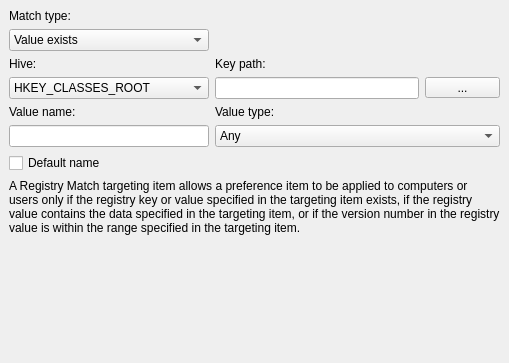
<?xml version="1.0" encoding="UTF-8"?>
<ui version="4.0">
 <class>RegistryMatchWidget</class>
 <widget class="QWidget" name="RegistryMatchWidget">
  <property name="geometry">
   <rect>
    <x>0</x>
    <y>0</y>
    <width>509</width>
    <height>363</height>
   </rect>
  </property>
  <property name="sizePolicy">
   <sizepolicy hsizetype="MinimumExpanding" vsizetype="Preferred">
    <horstretch>0</horstretch>
    <verstretch>0</verstretch>
   </sizepolicy>
  </property>
  <property name="minimumSize">
   <size>
    <width>509</width>
    <height>360</height>
   </size>
  </property>
  <property name="windowTitle">
   <string>Form</string>
  </property>
  <layout class="QGridLayout" name="gridLayout_2">
   <property name="leftMargin">
    <number>0</number>
   </property>
   <property name="topMargin">
    <number>0</number>
   </property>
   <property name="rightMargin">
    <number>0</number>
   </property>
   <property name="bottomMargin">
    <number>0</number>
   </property>
   <item row="0" column="0">
    <widget class="QStackedWidget" name="stackedWidget">
     <property name="minimumSize">
      <size>
       <width>500</width>
       <height>200</height>
      </size>
     </property>
     <property name="currentIndex">
      <number>1</number>
     </property>
     <widget class="QWidget" name="page_1">
      <layout class="QGridLayout" name="gridLayout_3">
       <item row="0" column="0">
        <widget class="QLabel" name="matchLabel_1">
         <property name="sizePolicy">
          <sizepolicy hsizetype="Maximum" vsizetype="Preferred">
           <horstretch>0</horstretch>
           <verstretch>0</verstretch>
          </sizepolicy>
         </property>
         <property name="text">
          <string>Match type:</string>
         </property>
         <property name="buddy">
          <cstring>matchComboBox_2</cstring>
         </property>
        </widget>
       </item>
       <item row="1" column="0">
        <widget class="QComboBox" name="matchComboBox_1">
         <property name="sizePolicy">
          <sizepolicy hsizetype="Fixed" vsizetype="Fixed">
           <horstretch>0</horstretch>
           <verstretch>0</verstretch>
          </sizepolicy>
         </property>
         <property name="minimumSize">
          <size>
           <width>200</width>
           <height>0</height>
          </size>
         </property>
         <property name="currentIndex">
          <number>0</number>
         </property>
         <item>
          <property name="text">
           <string>Key exists</string>
          </property>
         </item>
         <item>
          <property name="text">
           <string>Value exists</string>
          </property>
         </item>
         <item>
          <property name="text">
           <string>Match value data</string>
          </property>
         </item>
         <item>
          <property name="text">
           <string>Get value data</string>
          </property>
         </item>
        </widget>
       </item>
       <item row="2" column="0">
        <widget class="QLabel" name="hiveLabel_1">
         <property name="text">
          <string>Hive:</string>
         </property>
         <property name="buddy">
          <cstring>hiveComboBox_1</cstring>
         </property>
        </widget>
       </item>
       <item row="2" column="1">
        <widget class="QLabel" name="pathLabel_1">
         <property name="text">
          <string>Key path:</string>
         </property>
         <property name="buddy">
          <cstring>pathToolButton_1</cstring>
         </property>
        </widget>
       </item>
       <item row="3" column="0">
        <widget class="QComboBox" name="hiveComboBox_1">
         <property name="minimumSize">
          <size>
           <width>200</width>
           <height>0</height>
          </size>
         </property>
         <item>
          <property name="text">
           <string>HKEY_CLASSES_ROOT</string>
          </property>
         </item>
         <item>
          <property name="text">
           <string>HKEY_CURRENT_USER</string>
          </property>
         </item>
         <item>
          <property name="text">
           <string>HKEY_LOCAL_MACHINE</string>
          </property>
         </item>
         <item>
          <property name="text">
           <string>HKEY_USERS</string>
          </property>
         </item>
         <item>
          <property name="text">
           <string>HKEY_CURRENT_CONFIG</string>
          </property>
         </item>
        </widget>
       </item>
       <item row="3" column="1">
        <widget class="QLineEdit" name="pathLineEdit_1">
         <property name="sizePolicy">
          <sizepolicy hsizetype="Preferred" vsizetype="Fixed">
           <horstretch>0</horstretch>
           <verstretch>0</verstretch>
          </sizepolicy>
         </property>
         <property name="minimumSize">
          <size>
           <width>50</width>
           <height>0</height>
          </size>
         </property>
         <property name="maximumSize">
          <size>
           <width>16777215</width>
           <height>16777215</height>
          </size>
         </property>
         <property name="focusPolicy">
          <enum>Qt::NoFocus</enum>
         </property>
        </widget>
       </item>
       <item row="3" column="2">
        <widget class="QToolButton" name="pathToolButton_1">
         <property name="minimumSize">
          <size>
           <width>75</width>
           <height>0</height>
          </size>
         </property>
         <property name="text">
          <string>...</string>
         </property>
        </widget>
       </item>
       <item row="4" column="0" colspan="3">
        <widget class="QLabel" name="label_1">
         <property name="text">
          <string>&lt;html&gt;&lt;head/&gt;&lt;body&gt;&lt;p&gt;A Registry Match targeting item allows a preference item to be applied to computers or users only if the registry key or value specified in the targeting item exists, if the registry value contains the data specified in the targeting item, or if the version number in the registry value is within the range specified in the targeting item.&lt;/p&gt;&lt;/body&gt;&lt;/html&gt;</string>
         </property>
         <property name="wordWrap">
          <bool>true</bool>
         </property>
        </widget>
       </item>
       <item row="5" column="0" colspan="3">
        <spacer name="verticalSpacer_1">
         <property name="orientation">
          <enum>Qt::Vertical</enum>
         </property>
         <property name="sizeHint" stdset="0">
          <size>
           <width>552</width>
           <height>218</height>
          </size>
         </property>
        </spacer>
       </item>
      </layout>
     </widget>
     <widget class="QWidget" name="page_2">
      <layout class="QGridLayout" name="gridLayout">
       <item row="8" column="0" colspan="3">
        <spacer name="verticalSpacer_2">
         <property name="orientation">
          <enum>Qt::Vertical</enum>
         </property>
         <property name="sizeHint" stdset="0">
          <size>
           <width>558</width>
           <height>137</height>
          </size>
         </property>
        </spacer>
       </item>
       <item row="4" column="1">
        <widget class="QLabel" name="valTypeLabel_2">
         <property name="text">
          <string>Value type:</string>
         </property>
         <property name="buddy">
          <cstring>valTypeComboBox_2</cstring>
         </property>
        </widget>
       </item>
       <item row="5" column="1" colspan="2">
        <widget class="QComboBox" name="valTypeComboBox_2">
         <item>
          <property name="text">
           <string>Any</string>
          </property>
         </item>
         <item>
          <property name="text">
           <string>REG_SZ</string>
          </property>
         </item>
         <item>
          <property name="text">
           <string>REG_EXPAND_SZ</string>
          </property>
         </item>
         <item>
          <property name="text">
           <string>REG_MULTI_SZ</string>
          </property>
         </item>
         <item>
          <property name="text">
           <string>REG_DWORD</string>
          </property>
         </item>
         <item>
          <property name="text">
           <string>REG_BINARY</string>
          </property>
         </item>
        </widget>
       </item>
       <item row="3" column="2">
        <widget class="QToolButton" name="pathToolButton_2">
         <property name="minimumSize">
          <size>
           <width>75</width>
           <height>0</height>
          </size>
         </property>
         <property name="text">
          <string>...</string>
         </property>
        </widget>
       </item>
       <item row="7" column="0" colspan="3">
        <widget class="QLabel" name="label_2">
         <property name="text">
          <string>&lt;html&gt;&lt;head/&gt;&lt;body&gt;&lt;p&gt;A Registry Match targeting item allows a preference item to be applied to computers or users only if the registry key or value specified in the targeting item exists, if the registry value contains the data specified in the targeting item, or if the version number in the registry value is within the range specified in the targeting item.&lt;/p&gt;&lt;/body&gt;&lt;/html&gt;</string>
         </property>
         <property name="wordWrap">
          <bool>true</bool>
         </property>
        </widget>
       </item>
       <item row="2" column="0">
        <widget class="QLabel" name="hiveLabel_2">
         <property name="text">
          <string>Hive:</string>
         </property>
         <property name="buddy">
          <cstring>hiveComboBox_2</cstring>
         </property>
        </widget>
       </item>
       <item row="0" column="0">
        <widget class="QLabel" name="matchLabel_2">
         <property name="sizePolicy">
          <sizepolicy hsizetype="Maximum" vsizetype="Preferred">
           <horstretch>0</horstretch>
           <verstretch>0</verstretch>
          </sizepolicy>
         </property>
         <property name="text">
          <string>Match type:</string>
         </property>
         <property name="buddy">
          <cstring>matchComboBox_2</cstring>
         </property>
        </widget>
       </item>
       <item row="1" column="0">
        <widget class="QComboBox" name="matchComboBox_2">
         <property name="sizePolicy">
          <sizepolicy hsizetype="Fixed" vsizetype="Fixed">
           <horstretch>0</horstretch>
           <verstretch>0</verstretch>
          </sizepolicy>
         </property>
         <property name="minimumSize">
          <size>
           <width>200</width>
           <height>0</height>
          </size>
         </property>
         <property name="currentIndex">
          <number>1</number>
         </property>
         <item>
          <property name="text">
           <string>Key exists</string>
          </property>
         </item>
         <item>
          <property name="text">
           <string>Value exists</string>
          </property>
         </item>
         <item>
          <property name="text">
           <string>Match value data</string>
          </property>
         </item>
         <item>
          <property name="text">
           <string>Get value data</string>
          </property>
         </item>
        </widget>
       </item>
       <item row="2" column="1">
        <widget class="QLabel" name="pathLabel_2">
         <property name="text">
          <string>Key path:</string>
         </property>
         <property name="buddy">
          <cstring>pathToolButton_2</cstring>
         </property>
        </widget>
       </item>
       <item row="3" column="1">
        <widget class="QLineEdit" name="pathLineEdit_2">
         <property name="sizePolicy">
          <sizepolicy hsizetype="Preferred" vsizetype="Fixed">
           <horstretch>0</horstretch>
           <verstretch>0</verstretch>
          </sizepolicy>
         </property>
         <property name="minimumSize">
          <size>
           <width>50</width>
           <height>0</height>
          </size>
         </property>
         <property name="maximumSize">
          <size>
           <width>16777215</width>
           <height>16777215</height>
          </size>
         </property>
         <property name="focusPolicy">
          <enum>Qt::NoFocus</enum>
         </property>
        </widget>
       </item>
       <item row="4" column="0">
        <widget class="QLabel" name="valNameLabel_2">
         <property name="text">
          <string>Value name:</string>
         </property>
         <property name="buddy">
          <cstring>valNameLineEdit_2</cstring>
         </property>
        </widget>
       </item>
       <item row="5" column="0">
        <widget class="QLineEdit" name="valNameLineEdit_2">
         <property name="sizePolicy">
          <sizepolicy hsizetype="Fixed" vsizetype="Fixed">
           <horstretch>0</horstretch>
           <verstretch>0</verstretch>
          </sizepolicy>
         </property>
         <property name="minimumSize">
          <size>
           <width>200</width>
           <height>0</height>
          </size>
         </property>
        </widget>
       </item>
       <item row="3" column="0">
        <widget class="QComboBox" name="hiveComboBox_2">
         <property name="sizePolicy">
          <sizepolicy hsizetype="Fixed" vsizetype="Fixed">
           <horstretch>0</horstretch>
           <verstretch>0</verstretch>
          </sizepolicy>
         </property>
         <property name="minimumSize">
          <size>
           <width>200</width>
           <height>0</height>
          </size>
         </property>
         <item>
          <property name="text">
           <string>HKEY_CLASSES_ROOT</string>
          </property>
         </item>
         <item>
          <property name="text">
           <string>HKEY_CURRENT_USER</string>
          </property>
         </item>
         <item>
          <property name="text">
           <string>HKEY_LOCAL_MACHINE</string>
          </property>
         </item>
         <item>
          <property name="text">
           <string>HKEY_USERS</string>
          </property>
         </item>
         <item>
          <property name="text">
           <string>HKEY_CURRENT_CONFIG</string>
          </property>
         </item>
        </widget>
       </item>
       <item row="6" column="0">
        <widget class="QCheckBox" name="defaultCheckBox_2">
         <property name="text">
          <string>Default name</string>
         </property>
        </widget>
       </item>
      </layout>
     </widget>
     <widget class="QWidget" name="page_3">
      <layout class="QGridLayout" name="gridLayout_4">
       <item row="4" column="0">
        <widget class="QLabel" name="valNameLabel_3">
         <property name="text">
          <string>Value name:</string>
         </property>
         <property name="buddy">
          <cstring>valNameLineEdit_3</cstring>
         </property>
        </widget>
       </item>
       <item row="5" column="0" colspan="2">
        <widget class="QLineEdit" name="valNameLineEdit_3">
         <property name="sizePolicy">
          <sizepolicy hsizetype="Preferred" vsizetype="Fixed">
           <horstretch>0</horstretch>
           <verstretch>0</verstretch>
          </sizepolicy>
         </property>
         <property name="minimumSize">
          <size>
           <width>75</width>
           <height>0</height>
          </size>
         </property>
        </widget>
       </item>
       <item row="2" column="2">
        <widget class="QLabel" name="pathLabel_3">
         <property name="text">
          <string>Key path:</string>
         </property>
         <property name="buddy">
          <cstring>pathLineEdit_3</cstring>
         </property>
        </widget>
       </item>
       <item row="2" column="0">
        <widget class="QLabel" name="hiveLabel_3">
         <property name="text">
          <string>Hive:</string>
         </property>
         <property name="buddy">
          <cstring>hiveComboBox_3</cstring>
         </property>
        </widget>
       </item>
       <item row="3" column="2" colspan="2">
        <widget class="QLineEdit" name="pathLineEdit_3">
         <property name="sizePolicy">
          <sizepolicy hsizetype="Preferred" vsizetype="Fixed">
           <horstretch>0</horstretch>
           <verstretch>0</verstretch>
          </sizepolicy>
         </property>
         <property name="minimumSize">
          <size>
           <width>75</width>
           <height>0</height>
          </size>
         </property>
         <property name="maximumSize">
          <size>
           <width>16777215</width>
           <height>16777215</height>
          </size>
         </property>
         <property name="focusPolicy">
          <enum>Qt::StrongFocus</enum>
         </property>
        </widget>
       </item>
       <item row="5" column="2" colspan="3">
        <widget class="QComboBox" name="valTypeComboBox_3">
         <item>
          <property name="text">
           <string>Any</string>
          </property>
         </item>
         <item>
          <property name="text">
           <string>REG_SZ</string>
          </property>
         </item>
         <item>
          <property name="text">
           <string>REG_EXPAND_SZ</string>
          </property>
         </item>
         <item>
          <property name="text">
           <string>REG_MULTI_SZ</string>
          </property>
         </item>
         <item>
          <property name="text">
           <string>REG_DWORD</string>
          </property>
         </item>
         <item>
          <property name="text">
           <string>REG_BINARY</string>
          </property>
         </item>
        </widget>
       </item>
       <item row="3" column="4">
        <widget class="QToolButton" name="pathToolButton_3">
         <property name="sizePolicy">
          <sizepolicy hsizetype="Preferred" vsizetype="Fixed">
           <horstretch>0</horstretch>
           <verstretch>0</verstretch>
          </sizepolicy>
         </property>
         <property name="minimumSize">
          <size>
           <width>25</width>
           <height>0</height>
          </size>
         </property>
         <property name="maximumSize">
          <size>
           <width>75</width>
           <height>16777215</height>
          </size>
         </property>
         <property name="text">
          <string>...</string>
         </property>
        </widget>
       </item>
       <item row="4" column="2">
        <widget class="QLabel" name="valTypeLabel_3">
         <property name="text">
          <string>Value type:</string>
         </property>
         <property name="buddy">
          <cstring>valTypeComboBox_3</cstring>
         </property>
        </widget>
       </item>
       <item row="1" column="0" colspan="2">
        <widget class="QComboBox" name="matchComboBox_3">
         <property name="sizePolicy">
          <sizepolicy hsizetype="Preferred" vsizetype="Fixed">
           <horstretch>0</horstretch>
           <verstretch>0</verstretch>
          </sizepolicy>
         </property>
         <property name="minimumSize">
          <size>
           <width>75</width>
           <height>0</height>
          </size>
         </property>
         <property name="currentIndex">
          <number>2</number>
         </property>
         <item>
          <property name="text">
           <string>Key exists</string>
          </property>
         </item>
         <item>
          <property name="text">
           <string>Value exists</string>
          </property>
         </item>
         <item>
          <property name="text">
           <string>Match value data</string>
          </property>
         </item>
         <item>
          <property name="text">
           <string>Get value data</string>
          </property>
         </item>
        </widget>
       </item>
       <item row="3" column="0" colspan="2">
        <widget class="QComboBox" name="hiveComboBox_3">
         <property name="sizePolicy">
          <sizepolicy hsizetype="Preferred" vsizetype="Fixed">
           <horstretch>0</horstretch>
           <verstretch>0</verstretch>
          </sizepolicy>
         </property>
         <property name="minimumSize">
          <size>
           <width>75</width>
           <height>0</height>
          </size>
         </property>
         <item>
          <property name="text">
           <string>HKEY_CLASSES_ROOT</string>
          </property>
         </item>
         <item>
          <property name="text">
           <string>HKEY_CURRENT_USER</string>
          </property>
         </item>
         <item>
          <property name="text">
           <string>HKEY_LOCAL_MACHINE</string>
          </property>
         </item>
         <item>
          <property name="text">
           <string>HKEY_USERS</string>
          </property>
         </item>
         <item>
          <property name="text">
           <string>HKEY_CURRENT_CONFIG</string>
          </property>
         </item>
        </widget>
       </item>
       <item row="7" column="0">
        <widget class="QLabel" name="valDataLabel_3">
         <property name="text">
          <string>Value data:</string>
         </property>
         <property name="buddy">
          <cstring>valDataLineEdit_3</cstring>
         </property>
        </widget>
       </item>
       <item row="9" column="0" colspan="5">
        <widget class="QLabel" name="label_3">
         <property name="text">
          <string>&lt;html&gt;&lt;head/&gt;&lt;body&gt;&lt;p&gt;A Registry Match targeting item allows a preference item to be applied to computers or users only if the registry key or value specified in the targeting item exists, if the registry value contains the data specified in the targeting item, or if the version number in the registry value is within the range specified in the targeting item.&lt;/p&gt;&lt;/body&gt;&lt;/html&gt;</string>
         </property>
         <property name="wordWrap">
          <bool>true</bool>
         </property>
        </widget>
       </item>
       <item row="10" column="0" colspan="5">
        <spacer name="verticalSpacer_3">
         <property name="orientation">
          <enum>Qt::Vertical</enum>
         </property>
         <property name="sizeHint" stdset="0">
          <size>
           <width>487</width>
           <height>26</height>
          </size>
         </property>
        </spacer>
       </item>
       <item row="0" column="0">
        <widget class="QLabel" name="matchLabel_3">
         <property name="sizePolicy">
          <sizepolicy hsizetype="Maximum" vsizetype="Preferred">
           <horstretch>0</horstretch>
           <verstretch>0</verstretch>
          </sizepolicy>
         </property>
         <property name="text">
          <string>Match type:</string>
         </property>
         <property name="buddy">
          <cstring>matchComboBox_2</cstring>
         </property>
        </widget>
       </item>
       <item row="0" column="2" colspan="3">
        <widget class="QLabel" name="dataMatchLabel_3">
         <property name="text">
          <string>Value data match type:</string>
         </property>
         <property name="buddy">
          <cstring>dataMatchComboBox_3</cstring>
         </property>
        </widget>
       </item>
       <item row="6" column="0" colspan="2">
        <widget class="QCheckBox" name="defaultCheckBox_3">
         <property name="text">
          <string>Default name</string>
         </property>
        </widget>
       </item>
       <item row="1" column="2" colspan="3">
        <widget class="QComboBox" name="dataMatchComboBox_3">
         <property name="minimumSize">
          <size>
           <width>75</width>
           <height>0</height>
          </size>
         </property>
         <item>
          <property name="text">
           <string>Any</string>
          </property>
         </item>
         <item>
          <property name="text">
           <string>Substring match</string>
          </property>
         </item>
         <item>
          <property name="text">
           <string>Version match</string>
          </property>
         </item>
        </widget>
       </item>
       <item row="8" column="0" colspan="5">
        <widget class="QLineEdit" name="valDataLineEdit_3"/>
       </item>
      </layout>
     </widget>
     <widget class="QWidget" name="page_4">
      <layout class="QGridLayout" name="gridLayout_5">
       <item row="4" column="0">
        <widget class="QLabel" name="valNameLabel_4">
         <property name="text">
          <string>Value name:</string>
         </property>
         <property name="buddy">
          <cstring>valNameLineEdit_4</cstring>
         </property>
        </widget>
       </item>
       <item row="7" column="0">
        <widget class="QLabel" name="varNameLabel_4">
         <property name="text">
          <string>Variable name:</string>
         </property>
         <property name="buddy">
          <cstring>varNameLineEdit_4</cstring>
         </property>
        </widget>
       </item>
       <item row="8" column="0" colspan="3">
        <widget class="QLineEdit" name="varNameLineEdit_4">
         <property name="text">
          <string>MyVariable</string>
         </property>
        </widget>
       </item>
       <item row="3" column="0">
        <widget class="QComboBox" name="hiveComboBox_4">
         <property name="sizePolicy">
          <sizepolicy hsizetype="Preferred" vsizetype="Fixed">
           <horstretch>0</horstretch>
           <verstretch>0</verstretch>
          </sizepolicy>
         </property>
         <property name="minimumSize">
          <size>
           <width>75</width>
           <height>0</height>
          </size>
         </property>
         <item>
          <property name="text">
           <string>HKEY_CLASSES_ROOT</string>
          </property>
         </item>
         <item>
          <property name="text">
           <string>HKEY_CURRENT_USER</string>
          </property>
         </item>
         <item>
          <property name="text">
           <string>HKEY_LOCAL_MACHINE</string>
          </property>
         </item>
         <item>
          <property name="text">
           <string>HKEY_USERS</string>
          </property>
         </item>
         <item>
          <property name="text">
           <string>HKEY_CURRENT_CONFIG</string>
          </property>
         </item>
        </widget>
       </item>
       <item row="1" column="0">
        <widget class="QComboBox" name="matchComboBox_4">
         <property name="sizePolicy">
          <sizepolicy hsizetype="Preferred" vsizetype="Fixed">
           <horstretch>0</horstretch>
           <verstretch>0</verstretch>
          </sizepolicy>
         </property>
         <property name="minimumSize">
          <size>
           <width>75</width>
           <height>0</height>
          </size>
         </property>
         <property name="currentIndex">
          <number>3</number>
         </property>
         <item>
          <property name="text">
           <string>Key exists</string>
          </property>
         </item>
         <item>
          <property name="text">
           <string>Value exists</string>
          </property>
         </item>
         <item>
          <property name="text">
           <string>Match value data</string>
          </property>
         </item>
         <item>
          <property name="text">
           <string>Get value data</string>
          </property>
         </item>
        </widget>
       </item>
       <item row="2" column="1">
        <widget class="QLabel" name="pathLabel_4">
         <property name="text">
          <string>Key path:</string>
         </property>
         <property name="buddy">
          <cstring>pathLineEdit_4</cstring>
         </property>
        </widget>
       </item>
       <item row="3" column="1">
        <widget class="QLineEdit" name="pathLineEdit_4">
         <property name="sizePolicy">
          <sizepolicy hsizetype="Preferred" vsizetype="Fixed">
           <horstretch>0</horstretch>
           <verstretch>0</verstretch>
          </sizepolicy>
         </property>
         <property name="minimumSize">
          <size>
           <width>75</width>
           <height>0</height>
          </size>
         </property>
         <property name="maximumSize">
          <size>
           <width>16777215</width>
           <height>16777215</height>
          </size>
         </property>
         <property name="focusPolicy">
          <enum>Qt::StrongFocus</enum>
         </property>
        </widget>
       </item>
       <item row="4" column="1">
        <widget class="QLabel" name="valTypeLabel_4">
         <property name="text">
          <string>Value type:</string>
         </property>
         <property name="buddy">
          <cstring>valTypeComboBox_4</cstring>
         </property>
        </widget>
       </item>
       <item row="11" column="0" colspan="3">
        <spacer name="verticalSpacer_4">
         <property name="orientation">
          <enum>Qt::Vertical</enum>
         </property>
         <property name="sizeHint" stdset="0">
          <size>
           <width>487</width>
           <height>3</height>
          </size>
         </property>
        </spacer>
       </item>
       <item row="5" column="0">
        <widget class="QLineEdit" name="valNameLineEdit_4">
         <property name="sizePolicy">
          <sizepolicy hsizetype="Preferred" vsizetype="Fixed">
           <horstretch>0</horstretch>
           <verstretch>0</verstretch>
          </sizepolicy>
         </property>
         <property name="minimumSize">
          <size>
           <width>75</width>
           <height>0</height>
          </size>
         </property>
        </widget>
       </item>
       <item row="0" column="0">
        <widget class="QLabel" name="matchLabel_4">
         <property name="sizePolicy">
          <sizepolicy hsizetype="Maximum" vsizetype="Preferred">
           <horstretch>0</horstretch>
           <verstretch>0</verstretch>
          </sizepolicy>
         </property>
         <property name="text">
          <string>Match type:</string>
         </property>
         <property name="buddy">
          <cstring>matchComboBox_2</cstring>
         </property>
        </widget>
       </item>
       <item row="6" column="0">
        <widget class="QCheckBox" name="defaultCheckBox_4">
         <property name="text">
          <string>Default name</string>
         </property>
        </widget>
       </item>
       <item row="3" column="2">
        <widget class="QToolButton" name="pathToolButton_4">
         <property name="sizePolicy">
          <sizepolicy hsizetype="Preferred" vsizetype="Fixed">
           <horstretch>0</horstretch>
           <verstretch>0</verstretch>
          </sizepolicy>
         </property>
         <property name="minimumSize">
          <size>
           <width>25</width>
           <height>0</height>
          </size>
         </property>
         <property name="maximumSize">
          <size>
           <width>75</width>
           <height>16777215</height>
          </size>
         </property>
         <property name="text">
          <string>...</string>
         </property>
        </widget>
       </item>
       <item row="10" column="0" colspan="3">
        <widget class="QLabel" name="label_4">
         <property name="text">
          <string>&lt;html&gt;&lt;head/&gt;&lt;body&gt;&lt;p&gt;A Registry Match targeting item allows a preference item to be applied to computers or users only if the registry key or value specified in the targeting item exists, if the registry value contains the data specified in the targeting item, or if the version number in the registry value is within the range specified in the targeting item.&lt;/p&gt;&lt;/body&gt;&lt;/html&gt;</string>
         </property>
         <property name="wordWrap">
          <bool>true</bool>
         </property>
        </widget>
       </item>
       <item row="5" column="1" colspan="2">
        <widget class="QComboBox" name="valTypeComboBox_4">
         <item>
          <property name="text">
           <string>Any</string>
          </property>
         </item>
         <item>
          <property name="text">
           <string>REG_SZ</string>
          </property>
         </item>
         <item>
          <property name="text">
           <string>REG_EXPAND_SZ</string>
          </property>
         </item>
         <item>
          <property name="text">
           <string>REG_MULTI_SZ</string>
          </property>
         </item>
         <item>
          <property name="text">
           <string>REG_DWORD</string>
          </property>
         </item>
         <item>
          <property name="text">
           <string>REG_BINARY</string>
          </property>
         </item>
        </widget>
       </item>
       <item row="2" column="0">
        <widget class="QLabel" name="hiveLabel_4">
         <property name="text">
          <string>Hive:</string>
         </property>
         <property name="buddy">
          <cstring>hiveComboBox_4</cstring>
         </property>
        </widget>
       </item>
       <item row="9" column="0">
        <widget class="QLabel" name="returnLabel_4">
         <property name="text">
          <string>Return value in %MyVariable%</string>
         </property>
        </widget>
       </item>
      </layout>
     </widget>
    </widget>
   </item>
  </layout>
 </widget>
 <tabstops>
  <tabstop>matchComboBox_2</tabstop>
  <tabstop>hiveComboBox_2</tabstop>
  <tabstop>pathToolButton_2</tabstop>
  <tabstop>valNameLineEdit_2</tabstop>
  <tabstop>valTypeComboBox_2</tabstop>
  <tabstop>defaultCheckBox_2</tabstop>
  <tabstop>matchComboBox_3</tabstop>
  <tabstop>dataMatchComboBox_3</tabstop>
  <tabstop>hiveComboBox_3</tabstop>
  <tabstop>pathLineEdit_3</tabstop>
  <tabstop>pathToolButton_3</tabstop>
  <tabstop>valNameLineEdit_3</tabstop>
  <tabstop>valTypeComboBox_3</tabstop>
  <tabstop>defaultCheckBox_3</tabstop>
  <tabstop>valDataLineEdit_3</tabstop>
  <tabstop>matchComboBox_4</tabstop>
  <tabstop>hiveComboBox_4</tabstop>
  <tabstop>pathLineEdit_4</tabstop>
  <tabstop>pathToolButton_4</tabstop>
  <tabstop>valNameLineEdit_4</tabstop>
  <tabstop>valTypeComboBox_4</tabstop>
  <tabstop>defaultCheckBox_4</tabstop>
  <tabstop>varNameLineEdit_4</tabstop>
  <tabstop>matchComboBox_1</tabstop>
  <tabstop>hiveComboBox_1</tabstop>
  <tabstop>pathToolButton_1</tabstop>
 </tabstops>
 <resources/>
 <connections/>
</ui>
